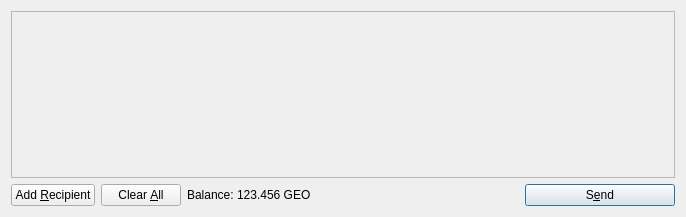
<?xml version="1.0" encoding="UTF-8"?>
<ui version="4.0">
 <class>SendCoinsDialog</class>
 <widget class="QDialog" name="SendCoinsDialog">
  <property name="geometry">
   <rect>
    <x>0</x>
    <y>0</y>
    <width>686</width>
    <height>217</height>
   </rect>
  </property>
  <property name="windowTitle">
   <string>Send Coins</string>
  </property>
  <layout class="QVBoxLayout" name="verticalLayout">
   <item>
    <widget class="QScrollArea" name="scrollArea">
     <property name="widgetResizable">
      <bool>true</bool>
     </property>
     <widget class="QWidget" name="scrollAreaWidgetContents">
      <property name="geometry">
       <rect>
        <x>0</x>
        <y>0</y>
        <width>666</width>
        <height>165</height>
       </rect>
      </property>
      <layout class="QVBoxLayout" name="verticalLayout_2">
       <property name="margin">
        <number>0</number>
       </property>
       <item>
        <layout class="QVBoxLayout" name="entries">
         <property name="spacing">
          <number>6</number>
         </property>
        </layout>
       </item>
       <item>
        <spacer name="verticalSpacer">
         <property name="orientation">
          <enum>Qt::Vertical</enum>
         </property>
         <property name="sizeHint" stdset="0">
          <size>
           <width>20</width>
           <height>40</height>
          </size>
         </property>
        </spacer>
       </item>
      </layout>
     </widget>
    </widget>
   </item>
   <item>
    <layout class="QHBoxLayout" name="horizontalLayout">
     <item>
      <widget class="QPushButton" name="addButton">
       <property name="toolTip">
        <string>Send to multiple recipients at once</string>
       </property>
       <property name="text">
        <string>Add &amp;Recipient</string>
       </property>
       <property name="icon">
        <iconset resource="../bitcoin.qrc">
         <normaloff>:/icons/add</normaloff>:/icons/add</iconset>
       </property>
       <property name="autoDefault">
        <bool>false</bool>
       </property>
      </widget>
     </item>
     <item>
      <widget class="QPushButton" name="clearButton">
       <property name="sizePolicy">
        <sizepolicy hsizetype="Minimum" vsizetype="Fixed">
         <horstretch>0</horstretch>
         <verstretch>0</verstretch>
        </sizepolicy>
       </property>
       <property name="toolTip">
        <string>Remove all transaction fields</string>
       </property>
       <property name="text">
        <string>Clear &amp;All</string>
       </property>
       <property name="icon">
        <iconset resource="../bitcoin.qrc">
         <normaloff>:/icons/remove</normaloff>:/icons/remove</iconset>
       </property>
       <property name="autoRepeatDelay">
        <number>300</number>
       </property>
       <property name="autoDefault">
        <bool>false</bool>
       </property>
      </widget>
     </item>
     <item>
      <layout class="QHBoxLayout" name="horizontalLayout_2">
       <property name="spacing">
        <number>3</number>
       </property>
       <item>
        <widget class="QLabel" name="label">
         <property name="text">
          <string>Balance:</string>
         </property>
        </widget>
       </item>
       <item>
        <widget class="QLabel" name="labelBalance">
         <property name="cursor">
          <cursorShape>IBeamCursor</cursorShape>
         </property>
         <property name="text">
          <string>123.456 GEO</string>
         </property>
         <property name="textInteractionFlags">
          <set>Qt::LinksAccessibleByMouse|Qt::TextSelectableByKeyboard|Qt::TextSelectableByMouse</set>
         </property>
        </widget>
       </item>
      </layout>
     </item>
     <item>
      <spacer name="horizontalSpacer">
       <property name="orientation">
        <enum>Qt::Horizontal</enum>
       </property>
       <property name="sizeHint" stdset="0">
        <size>
         <width>40</width>
         <height>20</height>
        </size>
       </property>
      </spacer>
     </item>
     <item>
      <widget class="QPushButton" name="sendButton">
       <property name="minimumSize">
        <size>
         <width>150</width>
         <height>0</height>
        </size>
       </property>
       <property name="toolTip">
        <string>Confirm the send action</string>
       </property>
       <property name="text">
        <string>S&amp;end</string>
       </property>
       <property name="icon">
        <iconset resource="../bitcoin.qrc">
         <normaloff>:/icons/send</normaloff>:/icons/send</iconset>
       </property>
       <property name="default">
        <bool>true</bool>
       </property>
      </widget>
     </item>
    </layout>
   </item>
  </layout>
 </widget>
 <resources>
  <include location="../bitcoin.qrc"/>
 </resources>
 <connections/>
</ui>
